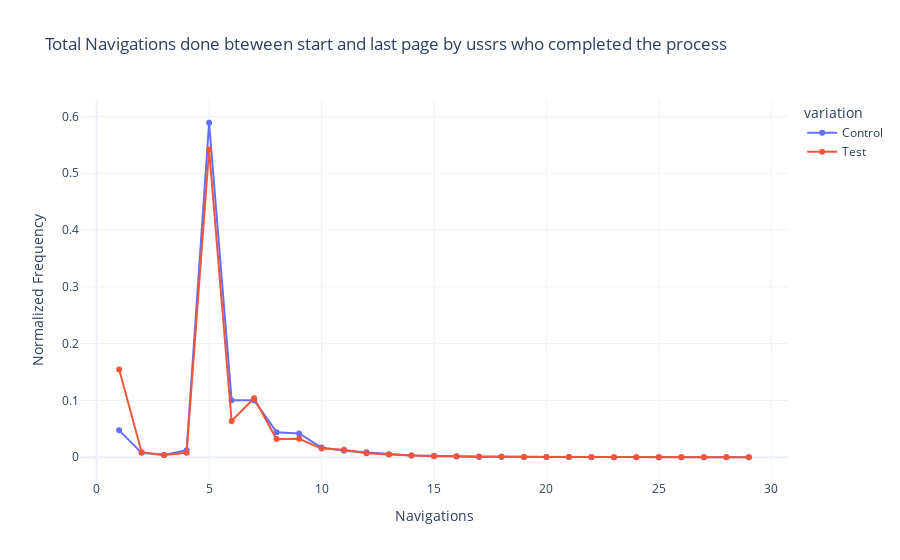

The cell this chart's notebook holds for it:
### Markdown cell above
## Visualization of different parameters

### Code cell
filtered_df = df_final[(df_final['navigations_bt_start_last'] <= 30) & (df_final['completion'] == 1)]

# Calculate the frequency of 'navigations_bt_start_last' for each variation
freq = filtered_df.groupby('variation')['navigations_bt_start_last'].value_counts().unstack().fillna(0)

# Normalize the frequencies
norm_freq = freq.div(freq.sum(axis=1), axis=0)

# Reset index for plotting
norm_freq = norm_freq.reset_index()

# Melt DataFrame for easier plotting
norm_freq_melted = norm_freq.melt(id_vars='variation', var_name='Navigations', value_name='Normalized Frequency')
fig = go.Figure()

# Add traces for each variation
for variation in norm_freq_melted['variation'].unique():
    df_variation = norm_freq_melted[norm_freq_melted['variation'] == variation]
    fig.add_trace(go.Scatter(
        x=df_variation['Navigations'],
        y=df_variation['Normalized Frequency'],
        mode='lines+markers',
        name=variation
    ))

# Update layout
fig.update_layout(
    title='Total Navigations done bteween start and last page by ussrs who completed the process',
    xaxis_title='Navigations',
    yaxis_title='Normalized Frequency',
    legend_title='variation',
    template='plotly_white'
)

# Show plot
fig.show()

### Figure 1 — Plotly figure (JSON) as saved in the notebook; plotly's stock layout.template omitted (floating-point values rounded to 4 significant figures)
{"data": [{"mode": "lines+markers", "name": "Control", "type": "scatter", "x": [1, 2, 3, 4, 5, 6, 7, 8, 9, 10, 11, 12, 13, 14, 15, 16, 17, 18, 19, 20, 21, 22, 23, 24, 25, 26, 27, 28, 29], "y": [0.04734, 0.007714, 0.004106, 0.01244, 0.5888, 0.1005, 0.1004, 0.04411, 0.04187, 0.01711, 0.01163, 0.008896, 0.005101, 0.003297, 0.002426, 0.001369, 0.0004355, 0.0006843, 0.0004977, 0.0003733, 0.0003111, 0.0001244, 0.0001244, 0, 0, 6.221e-05, 0, 6.221e-05, 0.0001866]}, {"mode": "lines+markers", "name": "Test", "type": "scatter", "x": [1, 2, 3, 4, 5, 6, 7, 8, 9, 10, 11, 12, 13, 14, 15, 16, 17, 18, 19, 20, 21, 22, 23, 24, 25, 26, 27, 28, 29], "y": [0.1546, 0.008865, 0.004042, 0.007946, 0.5417, 0.06375, 0.1039, 0.03192, 0.03252, 0.0152, 0.01332, 0.006844, 0.004639, 0.003077, 0.001883, 0.001837, 0.001102, 0.0007808, 0.0005512, 0.0002297, 0.0003215, 0.0003215, 0.0001378, 0.0001378, 9.186e-05, 0, 4.593e-05, 0.0001378, 4.593e-05]}], "layout": {"legend": {"title": {"text": "variation"}}, "title": {"text": "Total Navigations done bteween start and last page by ussrs who completed the process"}, "xaxis": {"title": {"text": "Navigations"}}, "yaxis": {"title": {"text": "Normalized Frequency"}}}}
